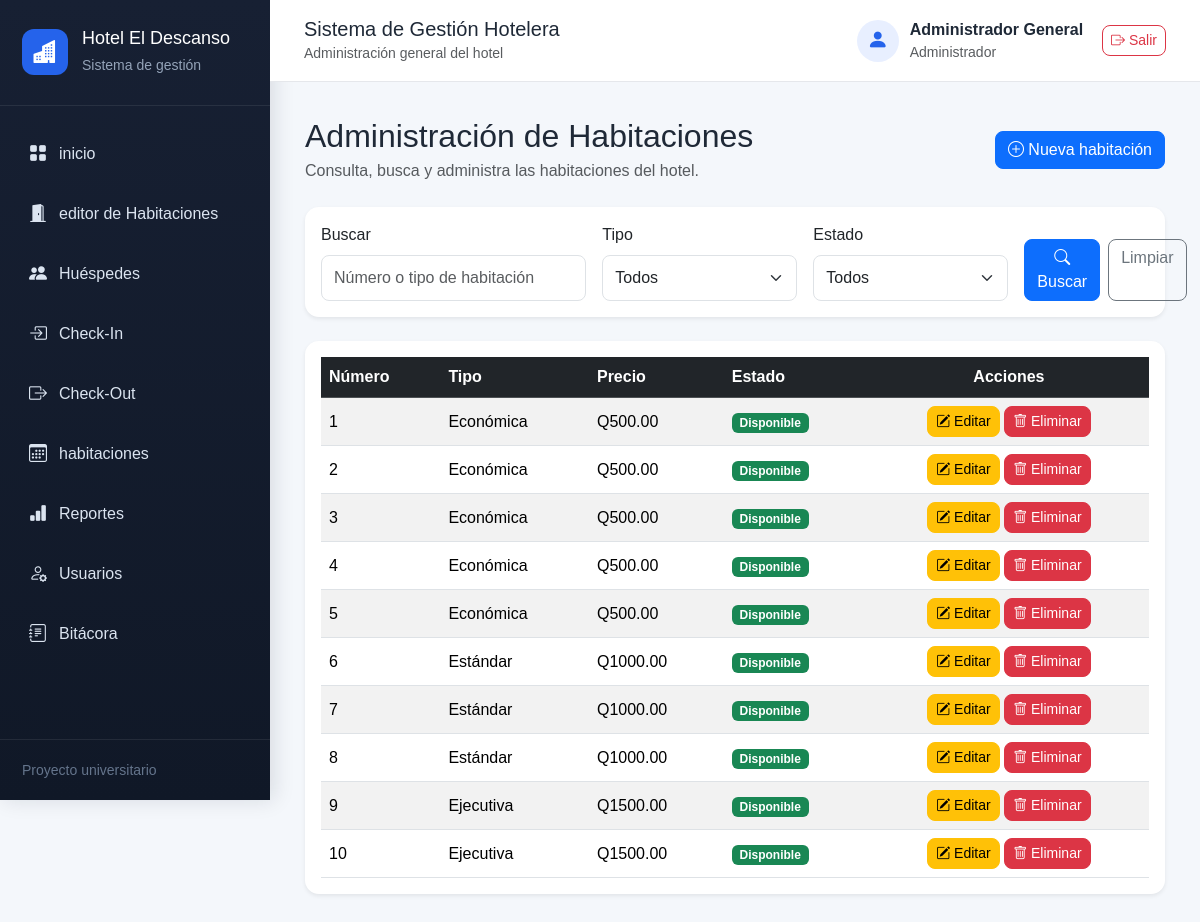
The page /habitaciones (signed in) on the database its author committed.
### models.py (models this page shows, shortened)
class Habitacion(db.Model):
    __tablename__ = "habitaciones"
    id = db.Column(
        db.Integer,
        primary_key=True
    )
    numero = db.Column(
        db.Integer,
        unique=True,
        nullable=False
    )
    tipo = db.Column(
        db.String(20),
        nullable=False
    )
    precio = db.Column(
        db.Float,
        nullable=False
    )
    estado = db.Column(
        db.String(20),
        nullable=False,
        default="Disponible"
    )
    reservas = db.relationship(
        "Reserva",
        backref="habitacion",
        lazy=True
    )

### routes/habitaciones.py (the view, shortened to what this page needs)
@habitaciones_bp.route("/habitaciones")
def listar_habitaciones():
    busqueda = request.args.get(
        "buscar",
        ""
    ).strip()
    tipo = request.args.get(
        "tipo",
        ""
    ).strip()
    estado = request.args.get(
        "estado",
        ""
    ).strip()
    consulta = Habitacion.query
    if tipo:
        consulta = consulta.filter(
            Habitacion.tipo == tipo
        )
    if estado:
        consulta = consulta.filter(
            Habitacion.estado == estado
        )
    habitaciones = consulta.order_by(
        Habitacion.numero
    ).all()
    return render_template(
        "habitaciones.html",
        habitaciones=habitaciones,
        busqueda=busqueda,
        tipo_seleccionado=tipo,
        estado_seleccionado=estado
    )

### app.py (called while the page is built)
@app.before_request
def proteger_sistema():
    rutas_publicas = {
        "auth.login",
        "static"
    }
    if request.endpoint is None:
        return None
    if request.endpoint in rutas_publicas:
        return None
    if "usuario_id" not in session:
        return redirect(
            url_for("auth.login")
        )
    return None

### templates/habitaciones.html (shortened to what this page needs)
{% extends "base.html" %}
{% block contenido %}
<div class="d-flex justify-content-between align-items-center mb-4">
    <div>
        <h2 class="mb-1">
            Administración de Habitaciones
        </h2>
        <p class="text-muted mb-0">
            Consulta, busca y administra las habitaciones del hotel.
        </p>
    </div>
    <a
        href="{{ url_for('habitaciones.agregar_habitacion') }}"
        class="btn btn-primary"
    >
        <i class="bi bi-plus-circle"></i>
        Nueva habitación
    </a>
</div>
<div class="card shadow-sm mb-4">
    <div class="card-body">
        <form
            method="GET"
            action="{{ url_for('habitaciones.listar_habitaciones') }}"
            class="row g-3"
        >
            <div class="col-md-4">
                <label
                    for="buscar"
                    class="form-label"
                >
                    Buscar
                </label>
                <input
                    type="text"
                    class="form-control"
                    id="buscar"
                    name="buscar"
                    value="{{ busqueda }}"
                    placeholder="Número o tipo de habitación"
                >
            </div>
            <div class="col-md-3">
                <label
                    for="tipo"
                    class="form-label"
                >
                    Tipo
                </label>
                <select
                    class="form-select"
                    id="tipo"
                    name="tipo"
                >
                    <option value="">
                        Todos
                    </option>
                </select>
            </div>
            <div class="col-md-3">
                <label
                    for="estado"
                    class="form-label"
                >
                    Estado
                </label>
                <select
                    class="form-select"
                    id="estado"
                    name="estado"
                >
                    <option value="">
                        Todos
                    </option>
                </select>
            </div>
            <div class="col-md-2 d-flex align-items-end">
                <div class="d-flex gap-2">
                    <button
                        type="submit"
                        class="btn btn-primary"
                    >
                        <i class="bi bi-search"></i>
                        Buscar
                    </button>
                    <a
                        href="{{ url_for('habitaciones.listar_habitaciones') }}"
                        class="btn btn-outline-secondary"
                    >
                        Limpiar
                    </a>
                </div>
            </div>
        </form>
    </div>
</div>
<div class="card shadow-sm">
    <div class="card-body">
        <div class="table-responsive">
            <table class="table table-striped table-hover align-middle mb-0">
                <thead class="table-dark">
                    <tr>
                        <th>Número</th>
                        <th>Tipo</th>
                        <th>Precio</th>
                        <th>Estado</th>
                        <th class="text-center">
                            Acciones
                        </th>
                    </tr>
                </thead>
                <tbody>
                    {% for habitacion in habitaciones %}
                        <tr>
                            <td>
                                {{ habitacion.numero }}
                            </td>
                            <td>
                                {{ habitacion.tipo }}
                            </td>
                            <td>
                                Q{{ "%.2f"|format(habitacion.precio) }}
                            </td>
                            <td>
                                {% if habitacion.estado == "Disponible" %}
                                    <span class="badge bg-success">
                                        Disponible
                                    </span>
                                {% elif habitacion.estado == "Ocupada" %}
                                    <span class="badge bg-danger">
                                        Ocupada
                                    </span>
                                {% else %}
                                    <span class="badge bg-warning text-dark">
                                        Mantenimiento
                                    </span>
                                {% endif %}
                            </td>
                            <td class="text-center">
                                <a
                                    href="{{ url_for(
                                        'habitaciones.editar_habitacion',
                                        id=habitacion.id
                                    ) }}"
                                    class="btn btn-warning btn-sm"
                                >
                                    <i class="bi bi-pencil-square"></i>
                                    Editar
                                </a>
                                <form
                                    action="{{ url_for(
                                        'habitaciones.eliminar_habitacion',
                                        id=habitacion.id
                                    ) }}"
                                    method="POST"
                                    class="d-inline"
                                    onsubmit="return confirm(
                                        '¿Deseas eliminar esta habitación?'
                                    );"
                                >
                                    <button
                                        type="submit"
                                        class="btn btn-danger btn-sm"
                                    >
                                        <i class="bi bi-trash"></i>
                                        Eliminar
                                    </button>
                                </form>
                            </td>
                        </tr>
                    {% endfor %}
                </tbody>
            </table>
        </div>
    </div>
</div>
{% endblock %}

### static/css/estilos.css (style rules this page uses)
* { box-sizing: border-box; }
body { margin: 0; background-color: #f4f7fb; font-family: Arial, Helvetica, sans-serif; color: #1f2937; }
.card { border: none; border-radius: 14px; }
.table { margin-bottom: 0; }
.table th, .table td { vertical-align: middle; }
.btn { border-radius: 8px; }
.form-control, .form-select { border-radius: 8px; padding: 10px 12px; }

### rows shown on the page
Habitacion: numero "1", tipo "Económica", precio "500.00", estado "Disponible"
Habitacion: numero "2", tipo "Económica", precio "500.00", estado "Disponible"
Habitacion: numero "3", tipo "Económica", precio "500.00", estado "Disponible"
Habitacion: numero "4", tipo "Económica", precio "500.00", estado "Disponible"
Habitacion: numero "5", tipo "Económica", precio "500.00", estado "Disponible"
Habitacion: numero "6", tipo "Estándar", precio "1000.00", estado "Disponible"
Habitacion: numero "7", tipo "Estándar", precio "1000.00", estado "Disponible"
Habitacion: numero "8", tipo "Estándar", precio "1000.00", estado "Disponible"
Habitacion: numero "9", tipo "Ejecutiva", precio "1500.00", estado "Disponible"
Habitacion: numero "10", tipo "Ejecutiva", precio "1500.00", estado "Disponible"

### other values the page prints
{{ session.get("nombre_usuario", "Usuario") }} "Administrador General"
{{ session.get("rol", "") }} "Administrador"
